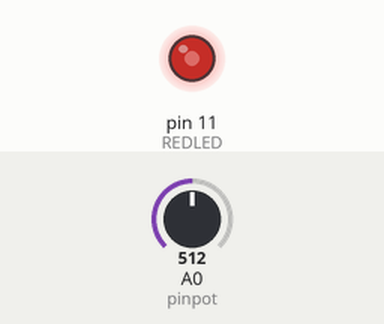
The sketch below on a simulated Arduino Uno, built with avr-gcc and run on an emulated ATmega328P. Shown: output pins drawn as LEDs (lit = HIGH). Inputs (shaded band) come from the test bench; at power-on: A0 (pinpot) = 512. What the sketch prints to the serial monitor is not drawn.

Above: at 1.8 s.
1.9 s: A0 (pinpot) set to 716
At 3.2 s:
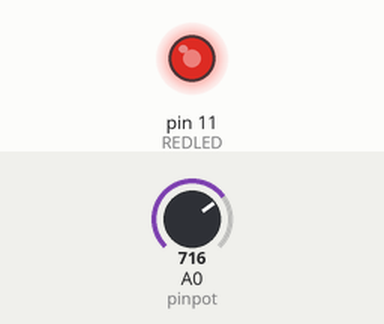
3.5 s: A0 (pinpot) set to 900
At 4.9 s:
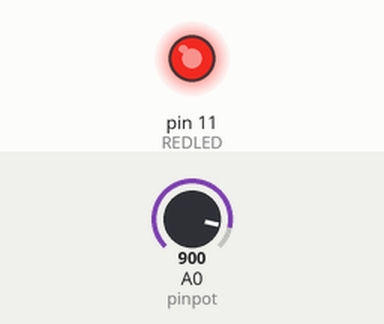
5.5 s: A0 (pinpot) set to 122
At 6.5 s:
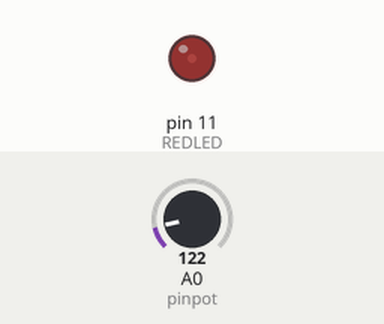
7.5 s: A0 (pinpot) set to 0
At 9.2 s:
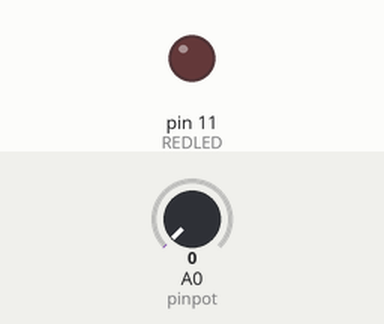
9.5 s: A0 (pinpot) set to 511
At 10.9 s:
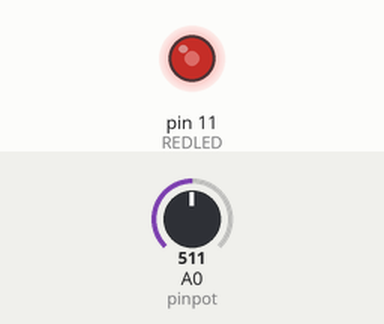
Timing chart, 0 to 12.5 s (numbered marks = the images above; inputs shaded):
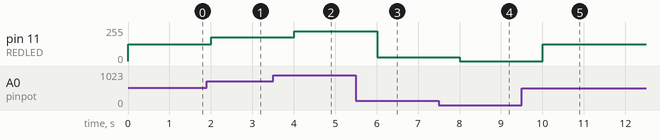

Measured:
- after the input at 1.9 s, pin 11 (REDLED): 127/255 → 178/255 after 0.10 s
- after the input at 3.5 s, pin 11 (REDLED): 178/255 → 224/255 after 0.51 s
- after the input at 5.5 s, pin 11 (REDLED): 224/255 → 30/255 after 0.51 s
- after the input at 7.5 s, pin 11 (REDLED): 30/255 → 0/255 after 0.51 s
- after the input at 9.5 s, pin 11 (REDLED): 0/255 → 127/255 after 0.51 s

The sketch:

arduino.ino
```cpp
int pinpot=A0;
int REDLED=11;
int Readvalue;
float Writevalue;
float voltage;


void setup() {

Serial.begin (9600);
pinMode(pinpot,INPUT);
pinMode(REDLED,OUTPUT);

}

void loop() {

Readvalue=analogRead(pinpot);
Writevalue=(255./1023.)*Readvalue;
voltage=(5./1023.)*Readvalue;
analogWrite (REDLED,Writevalue);
Serial.print("tpinvalue");
Serial.print(Readvalue);
Serial.print(" ");
Serial.print("mapped values");
Serial.print(" ");
Serial.print(Writevalue);
Serial.print(" ");
Serial.print("Write value");
Serial.print("");
Serial.print(voltage);
delay (1000);

}
```
